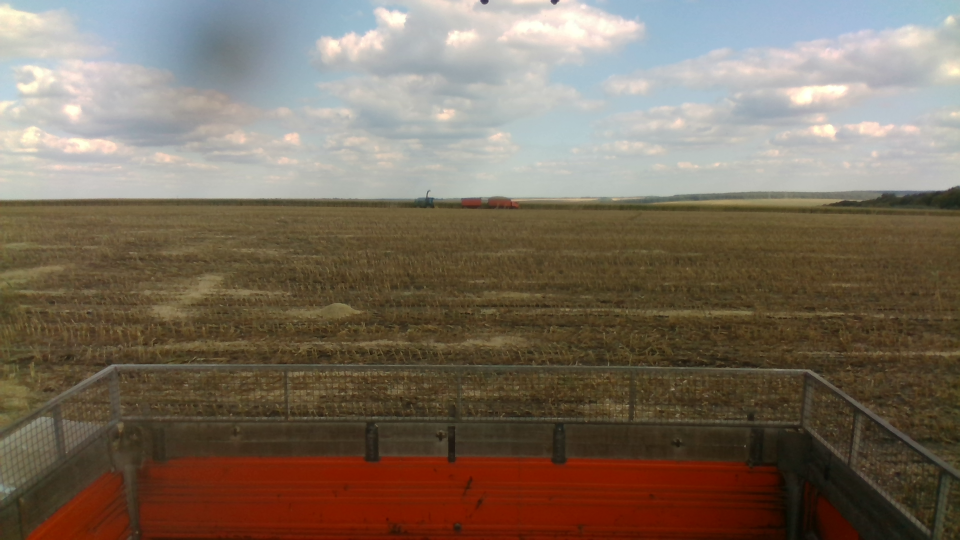
#> input picture data/package_0/color_frame.png, 1920 x 1080 px (shown at 1/2 size)
$ python -i points_detection_2d.py   (imports and definitions only)
#> lines starting #> are read from the running program, lines starting #| are printed output that depends on the picture; after the words box and inside, x2 and y2 are one past the last pixel; in counts of white or black regions, pixels touching at a corner belong together
import cv2
import numpy as np

from .base import BaseStep


class PointsDetection2d(BaseStep):
    """Детектирует границы кузова на 2д картинке.
    Возвращает массив точек, описывающих линии
    Кол-во точек > 4 и всегда разное
    """
    # [17 lines left out: function call, not called in this run]


def get_orange_mask(img):
    hsv = cv2.cvtColor(img, cv2.COLOR_RGB2HSV)
#> hsv: shape (1080, 1920, 3); mean H, S, V 34.8, 98.5, 127.2
    mask = cv2.inRange(hsv, (5, 100, 125), (13, 200, 255))
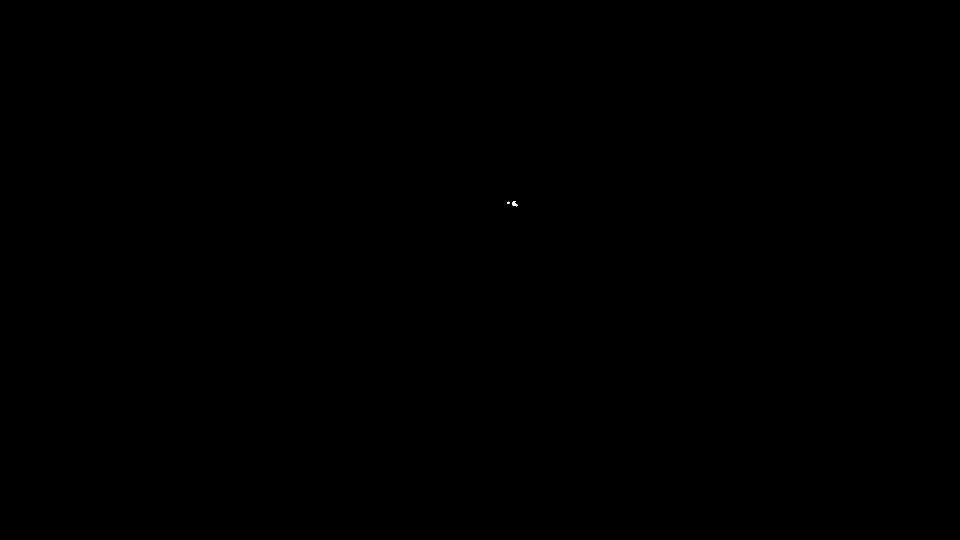
#> mask: shape (1080, 1920) (shown at 1/2 size); 0% white; 2 white regions (1 under 20 px), largest, box (x1, y1, x2, y2) and area: (1024, 403, 1036, 413) 70
    return mask


# [26 lines left out: functions get_rectangle_coords, contour_dist, not called in this run]


def close_side_coords(img):
    mask = get_orange_mask(img)

    kernel = np.ones((5, 5), np.uint8)
    mask = cv2.erode(mask, kernel, iterations=1)
#> mask: shape (1080, 1920); 0% white in thin lines or dots, all inside (x1, y1, x2, y2) = (1026, 406, 1028, 409)
    mask = cv2.dilate(mask, kernel, iterations=2)
#> mask: shape (1080, 1920); 0.01% white; 1 white region, box (x1, y1, x2, y2) and area: (1022, 402, 1032, 413) 107
    contours, _ = cv2.findContours(mask, cv2.RETR_TREE, cv2.CHAIN_APPROX_SIMPLE)
#> contours = 1 item
    biggest_contours = sorted(contours, key=cv2.contourArea)[-2:]
#> biggest_contours = 1 item
#> (the run stopped early here; a loop or call above may not have finished)
